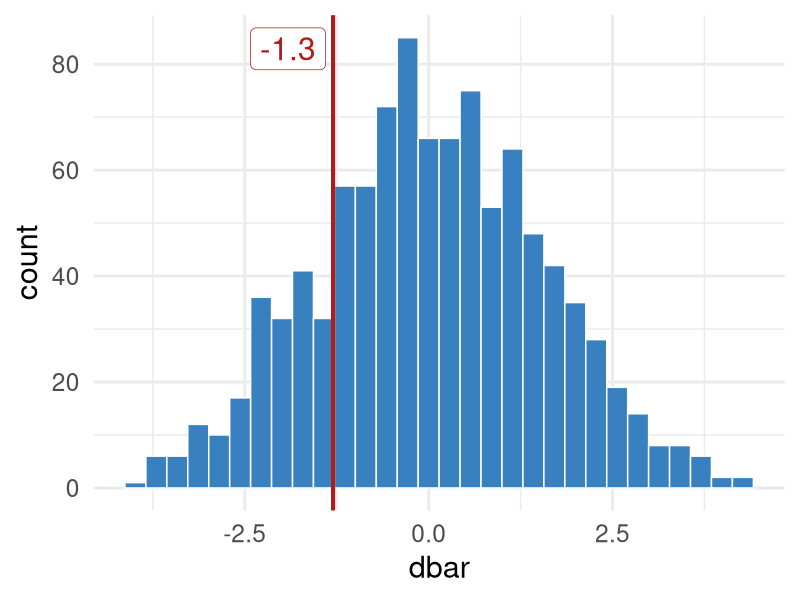

Generate this figure with R:
# slides_w12_recap.R --------------------------------------------------------
#
# Feeds: Workshop 12 (ANOVA & Latin Squares) slides, Recap section:
#   Example 1 (unpaired t-tests, equal and unequal variance),
#   Example 2 (F-test for two variances), Example 3 (paired t-test),
#   Example 4 (permutation test for a difference of means).
# Run from the top of the repo:
#   Rscript functions/slides_w12_recap.R
# Writes: docs-v3/images/slides/workshop-12/gen_perm_hist.png
#         and prints every test result shown on those slides.

library(dplyr)
library(broom)
library(ggplot2)

# Example 1 ---------------------------------------------------------------

data = tibble(
  method = c("A", "A", "A", "A", "A", "A", "A", "A", "A", "A",
          "B", "B", "B", "B", "B", "B", "B", "B", "B", "B"),
  yield = c(89.7, 81.4, 84.5, 84.8, 87.3, 79.7, 85.1, 81.7, 83.7, 84.5,
        84.7, 86.1, 83.2, 91.9, 86.3, 79.3, 82.6, 89.1, 83.7, 88.5)  )

# T-test assuming equal variance (unpaired)
t.test(formula = yield ~ method, data = data, var.equal = TRUE) %>% print()

# T-test not assuming equal variance
t.test(formula = yield ~ method, data = data, var.equal = FALSE) %>% print()

# Example 2 ---------------------------------------------------------------

# F test to compare two variances.
var.test(formula = yield ~ method, data = data) %>% print()

# Are they significantly different? (No --> p = 0.5049)

# Example 3 ---------------------------------------------------------------

# When data comes in pairs, like this, we use paired t-tests.
data2 = tibble(
  yield_a = c(89.7, 81.4, 84.5, 84.8, 87.3, 79.7, 85.1, 81.7, 83.7, 84.5),
  yield_b = c(84.7, 86.1, 83.2, 91.9, 86.3, 79.3, 82.6, 89.1, 83.7, 88.5)
)

# Basic method for paired t-test
t.test(data2$yield_a, data2$yield_b, paired = TRUE, var.equal = TRUE) %>% print()

# Example 4 ---------------------------------------------------------------

# Shuffling is random; fix the seed so the printed p-value is reproducible.
set.seed(12345)

perms = tibble(rep = 1:1000) %>%
  group_by(rep) %>%
  reframe(data) %>%
  group_by(rep) %>%
  mutate(yield = sample(yield, size = n(), replace = FALSE)) %>%
  group_by(rep) %>%
  summarize( dbar = mean( yield[method == "A"] )  -  mean( yield[method == "B"])  )

# Get the observed difference of means
obs = data %>%
  summarize(dbar = mean( yield[method == "A"] )  -  mean( yield[method == "B"])  )
print(obs)

# 2-tailed percentage of random stats greater than the observed
mean( abs(perms$dbar) >= abs(obs$dbar) ) %>% print()

# Histogram of the 1000 shuffled differences, observed value marked ---------
outdir = "docs-v3/images/slides/workshop-12"
lab = round(obs$dbar, 1)

g = ggplot(perms, aes(x = dbar)) +
  geom_histogram(bins = 30, fill = "#3880c0", color = "white") +
  geom_vline(xintercept = obs$dbar, color = "#B31B1B", linewidth = 1.4) +
  annotate("label", x = obs$dbar, y = Inf, label = as.character(lab),
           color = "#B31B1B", fill = "white", size = 8, vjust = 1.3,
           hjust = 1.1) +
  labs(x = "dbar", y = "count") +
  theme_minimal(base_size = 22) +
  theme(plot.background = element_rect(fill = "white", color = NA),
        panel.background = element_rect(fill = "white", color = NA))

ggsave(file.path(outdir, "gen_perm_hist.png"), g,
       width = 6, height = 4.2, dpi = 200, bg = "white")
